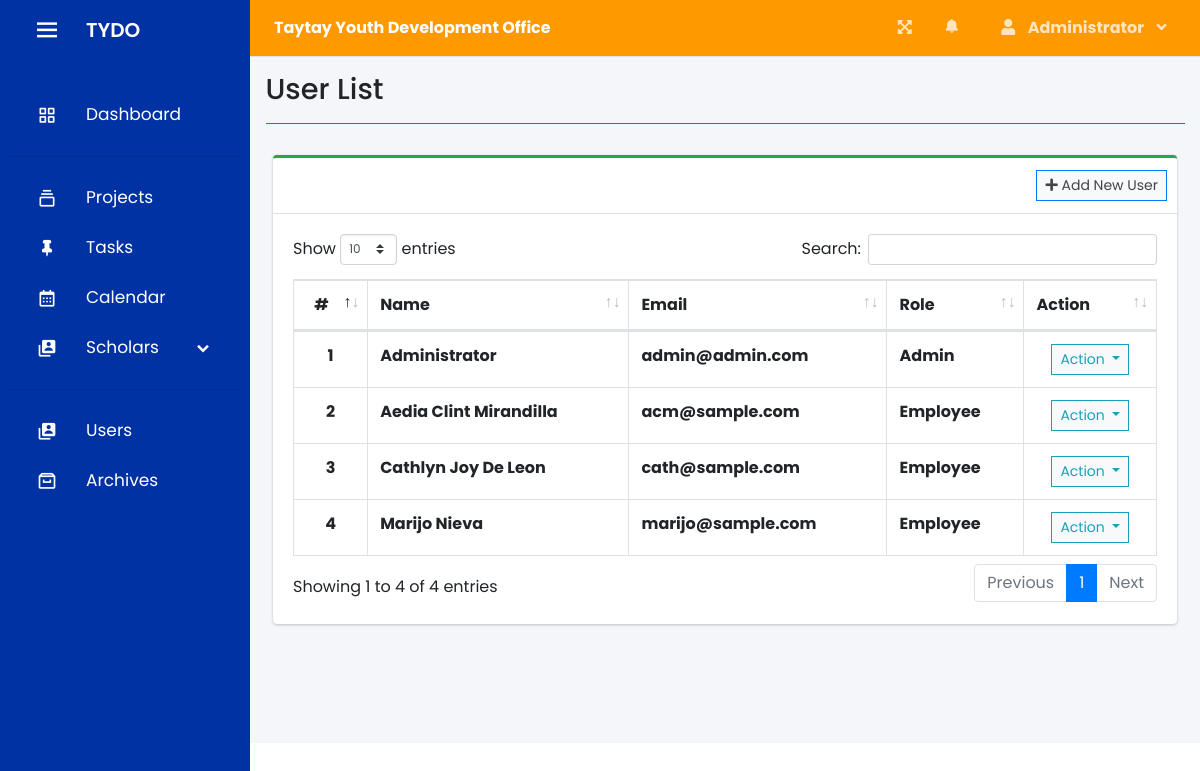
The page /index.php?page=user_list (signed in) on the database as committed earlier.
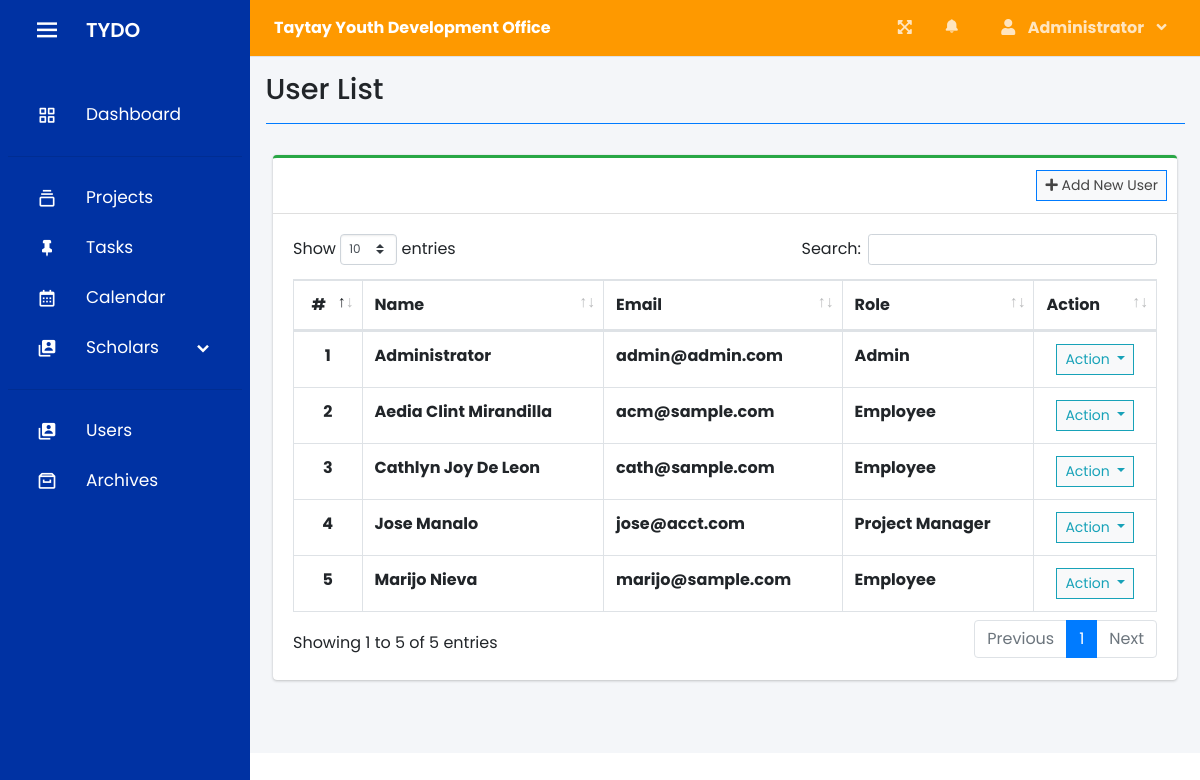
The same page on the database as committed later.
### tables this page shows
CREATE TABLE `users` (
  `id` int(30) NOT NULL,
  `firstname` varchar(200) NOT NULL,
  `lastname` varchar(200) NOT NULL,
  `email` varchar(200) NOT NULL,
  `password` text NOT NULL,
  `type` tinyint(1) NOT NULL DEFAULT 2 COMMENT '1 = admin, 2 = staff',
  `avatar` text NOT NULL DEFAULT 'no-image-available.png',
  `date_created` datetime NOT NULL DEFAULT current_timestamp()
);

### user_list.php (the view, shortened to what this page needs)
<?php include'db_connect.php' ?>
<div class="col-lg-12">
	<div class="card card-outline card-success">
		<div class="card-header">
			<div class="card-tools">
				<a class="btn btn-block btn-sm btn-default btn-flat border-primary" href="./index.php?page=new_user"><i class="fa fa-plus"></i> Add New User</a>
			</div>
		</div>
		<div class="card-body">
			<table class="table tabe-hover table-bordered" id="list">
				<thead>
					<tr>
						<th class="text-center">#</th>
						<th>Name</th>
						<th>Email</th>
						<th>Role</th>
						<th>Action</th>
					</tr>
				</thead>
				<tbody>
					<?php
					$i = 1;
					$type = array('',"Admin","Project Manager","Employee");
					$qry = $conn->query("SELECT *,concat(firstname,' ',lastname) as name FROM users order by concat(firstname,' ',lastname) asc");
					while($row= $qry->fetch_assoc()):
					?>
					<tr>
						<th class="text-center"><?php echo $i++ ?></th>
						<td><b><?php echo ucwords($row['name']) ?></b></td>
						<td><b><?php echo $row['email'] ?></b></td>
						<td><b><?php echo $type[$row['type']] ?></b></td>
						<td class="text-center">
							<button type="button" class="btn btn-default btn-sm btn-flat border-info wave-effect text-info dropdown-toggle" data-toggle="dropdown" aria-expanded="true">
		                      Action
		                    </button>
						</td>
					</tr>
				<?php endwhile; ?>
				</tbody>
			</table>
		</div>
	</div>
</div>

Rows that differ between the two databases and show on the page:
added users: name "Jose Manalo", email "jose@acct.com", type "Project Manager"
Other text that changed with them:
text written by a page script: "Show entries Search: Showing 1 to 4 of 4 entries Previous 1 Next" → "Show entries Search: Showing 1 to 5 of 5 entries Previous 1 Next"
